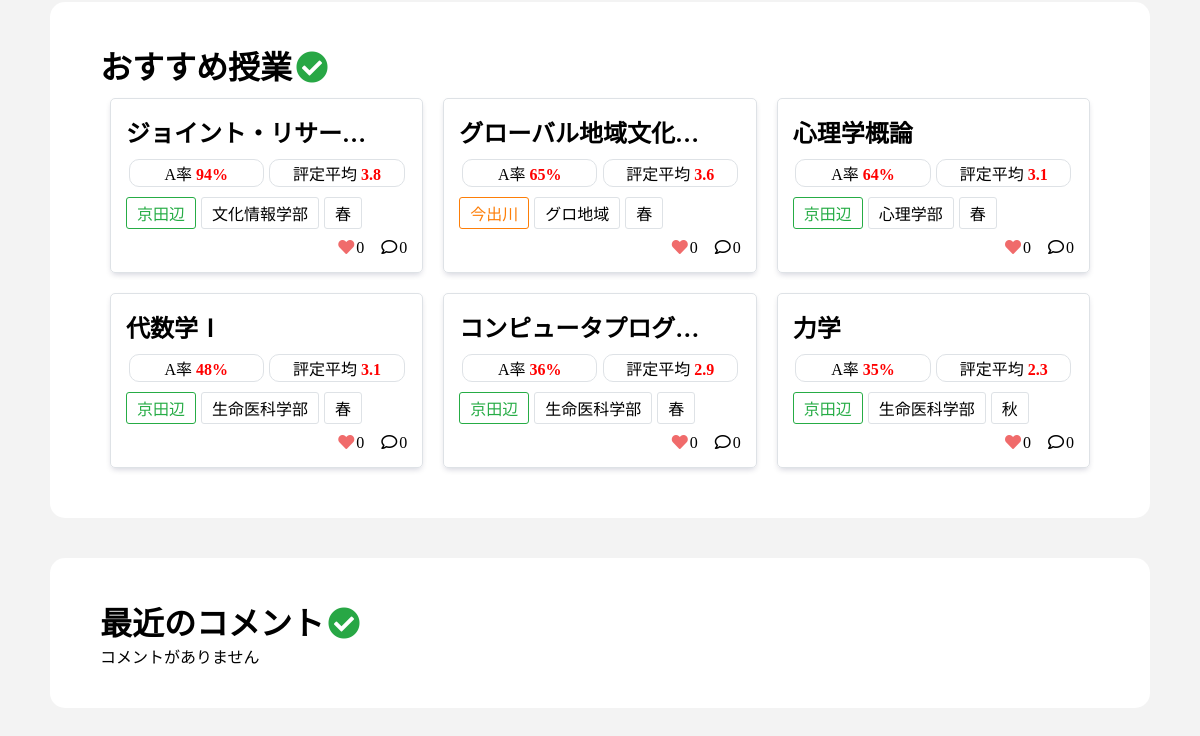
Before: / (lower part) with the older database file.
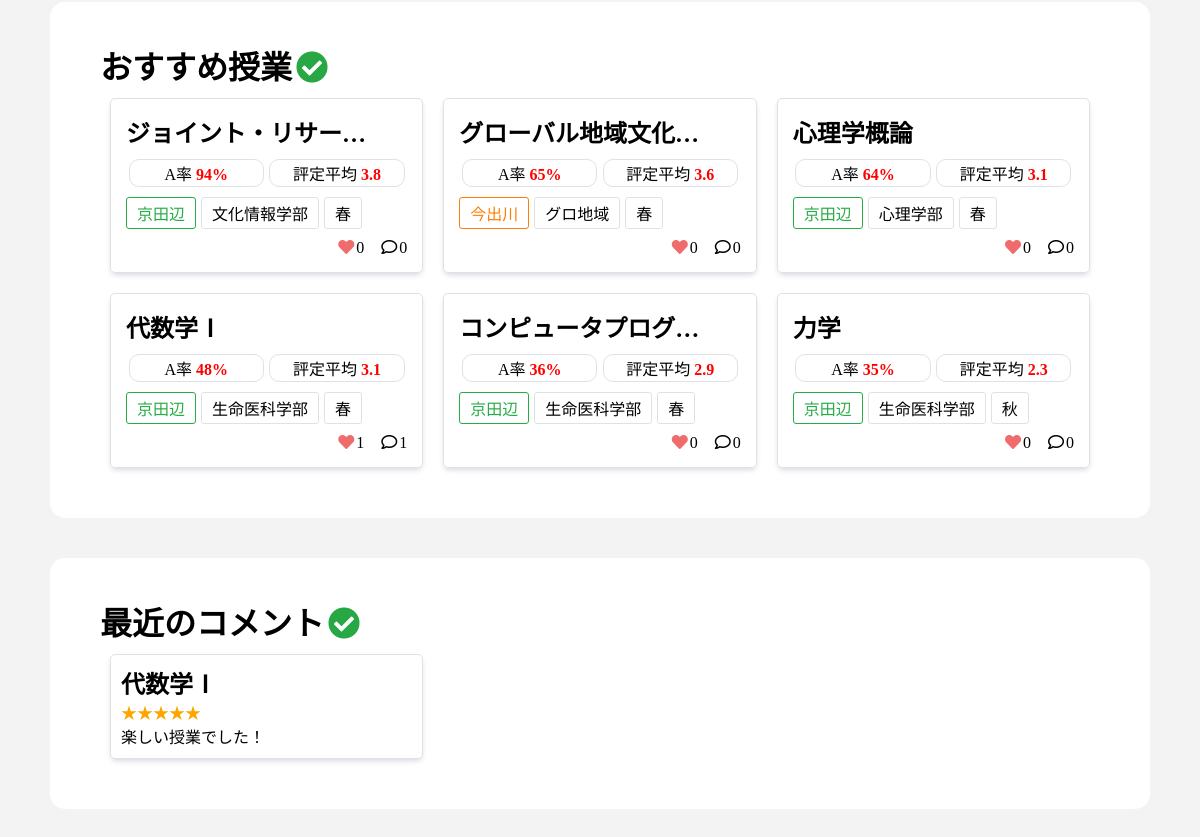
After: the same page with the newer database file.
### dclass_application/models.py (models this page shows, shortened)
class Classes(models.Model):
    class_name = models.CharField(max_length=100)
    a_ratio = models.FloatField(default=0.0)
    b_ratio = models.FloatField(default=0.0)
    c_ratio = models.FloatField(default=0.0)
    d_ratio = models.FloatField(default=0.0)
    f_ratio = models.FloatField(default=0.0)
    o_ratio = models.FloatField(default=0.0)
    average_evaluation = models.FloatField(default=0.0)
    two_ago_a_ratio = models.FloatField(default=0.0)
    three_ago_a_ratio = models.FloatField(default=0.0)
    term = models.CharField(max_length=100)
    year = models.IntegerField(default=2021)
    place = models.CharField(max_length=100)
    class_form = models.CharField(max_length=100)
    day = models.CharField(max_length=100)
    time = models.CharField(max_length=100)
    favorite = models.IntegerField(default=0)
    textbook = models.CharField(max_length=100) #文字列でリスト代用
    code = models.CharField(max_length=100)
    faculty = models.CharField(max_length=100)
    teacher = models.CharField(max_length=100) #文字列でリストを代用
    syllabus_link = models.CharField(max_length=100)
    test_ratio = models.IntegerField(default=0)
    report_ratio = models.IntegerField(default=0)
    participation_ratio = models.IntegerField(default=0)
    comment_num = models.IntegerField(default=0)
    num_student = models.IntegerField(default=0)
    credit = models.IntegerField(default=0)
    def get_short_faculty(self):
        if self.faculty == 'グローバル・コミュニケーション学部': return 'グロコミ'
        if self.faculty == 'グローバル地域文化学部': return 'グロ地域'
        return self.faculty
    def get_modified_a_ratio(self):
        if self.a_ratio == -1: return '不明'
        return str(int(self.a_ratio))+'%'
    def get_modified_average_evaluation(self):
        if self.average_evaluation == -1.0: return '不明'
        return self.average_evaluation

class Comment(models.Model):
    text = models.TextField()
    cl = models.ForeignKey(Classes, on_delete=models.CASCADE)
    user = models.ForeignKey('accounts.CustomUser', on_delete=models.DO_NOTHING)
    star = models.IntegerField(default=0)
    created_at = models.DateTimeField(default=timezone.now)
    def get_star(self):
        return '★' * self.star
    def get_left_star(self):
        return '★' * (5 - self.star)

### dclass_application/views.py (the view)
# urls.py: path('', IndexView.as_view(), name = 'index'),
class IndexView(TemplateView):
    class_model = Classes
    comment_model = Comment
    RECOMMEND_CNT = 6
    RECENT_COMMENT = 6
    def get(self, request):
        params = {
            'form': ClassSeachForm,
            'recommend_data': self.class_model.objects.all().order_by('a_ratio').reverse()[:self.RECOMMEND_CNT],
            'recent_comments': self.comment_model.objects.all().order_by('created_at').reverse()[:self.RECOMMEND_CNT],
        }
        return render(request, 'index.html', params)

### dclass_application/templates/index.html (shortened to what this page needs)
{% extends 'base.html' %}
{% load static %}
{% block css %}
    <link rel="stylesheet" href="{% static 'css/index.css' %}">
    <link rel="stylesheet" href="{% static 'css/_class_list.css' %}">
{% endblock css %}
{% block main %}
    <div class="wrapper">
        <h1>おすすめ授業<i class="fas fa-check-circle fa-fw my-green"></i></h1>
        <div class="class_w">
            {% for cl in recommend_data %}
                {% include "_class_list.html" %}
            {% empty %}
                <p>おすすめの授業はありません</p>
            {% endfor %}
        </div>
    </div>
    <div class="wrapper">
        <h1>最近のコメント<i class="fas fa-check-circle fa-fw my-green"></i></h1>
        <div class="comment_w">
            {% for comment in recent_comments %}
                {% include "_comment_list.html" %}
            {% empty %}
                <p>コメントがありません</p>
            {% endfor %}
        </div>
    </div>
{% endblock main %}

### dclass_application/templates/_class_list.html (shortened to what this page needs)
<div class="class_result">
    <a href="{% url 'class' cl.id %}">
        <div class="class_result_content">
            <ul>
                <li class="class_result_title">
                    <h2>{{ cl.class_name | truncatechars:10 }}</h2>
                </li>
                <li>
                    <p class="class_a_average_evaluation">A率 <span class="score">{{cl.get_modified_a_ratio}}</span></p>
                    <p class="class_a_average_evaluation">評定平均 <span class="score">{{cl.get_modified_average_evaluation}}</span></p>
                </li>
                <li>
                    {% if cl.place == "今出川" %}
                        <p class="tag imadegawa_tag">{{ cl.place }}</p>
                    {% else %}
                        <p class="tag kyoutanabe_tag">{{ cl.place }}</p>
                    {% endif %}
                    <p class="tag faculty_tag">{{ cl.get_short_faculty }}</p>
                    <p class="tag">{{ cl.term }}</p>
                </li>
                <li>
                    <p><i class="fas fa-heart fa-fw my-pink"></i>{{ cl.favorite }}</p>
                    <p><i class="far fa-comment fa-fw"></i>{{cl.comment_num}}</p>
                </li>
            </ul>
        </div>
    </a>
</div>

### dclass_application/templates/_comment_list.html (shortened to what this page needs)
<div class="comment_result">
    <a href="{% url 'class' comment.cl.id %}">
        <div class="comment_result_content">
            <h2>
            {{comment.cl.class_name}}
            </h2>
            <span class="star">{{comment.get_star}}</span>
            <p>{{comment.text | truncatechars:40}}</p>
        </div>
    </a>
</div>

Changed rows visible on the page:
changed Classes "代数学Ⅰ": favorite "0" → "1"; comment_num "0" → "1"
added Comment: cl.class_name "代数学Ⅰ", get_star "★★★★★", text "楽しい授業でした！"
Other visible differences:
text no longer shown: "コメントがありません"
